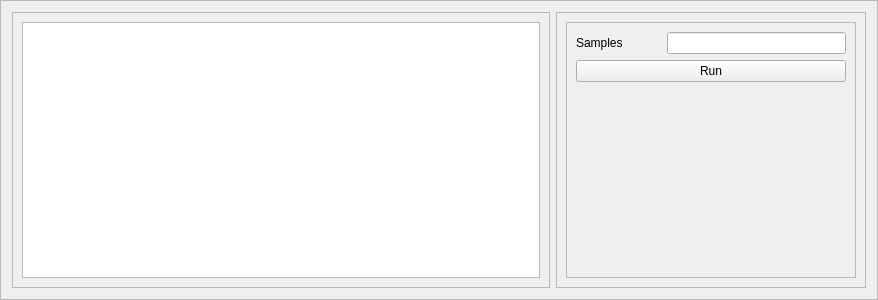
                <widget class="QFrame" name="frame_66">
                 <property name="frameShape">
                  <enum>QFrame::StyledPanel</enum>
                 </property>
                 <property name="frameShadow">
                  <enum>QFrame::Raised</enum>
                 </property>
                 <layout class="QGridLayout" name="gridLayout_45">
                  <item row="0" column="1">
                   <widget class="QFrame" name="frame_67">
                    <property name="minimumSize">
                     <size>
                      <width>310</width>
                      <height>276</height>
                     </size>
                    </property>
                    <property name="maximumSize">
                     <size>
                      <width>317</width>
                      <height>16777215</height>
                     </size>
                    </property>
                    <property name="frameShape">
                     <enum>QFrame::StyledPanel</enum>
                    </property>
                    <property name="frameShadow">
                     <enum>QFrame::Raised</enum>
                    </property>
                    <layout class="QGridLayout" name="gridLayout_87">
                     <item row="0" column="0">
                      <widget class="QFrame" name="frame_28">
                       <property name="frameShape">
                        <enum>QFrame::StyledPanel</enum>
                       </property>
                       <property name="frameShadow">
                        <enum>QFrame::Raised</enum>
                       </property>
                       <layout class="QGridLayout" name="gridLayout_88">
                        <item row="2" column="0">
                         <spacer name="verticalSpacer_4">
                          <property name="orientation">
                           <enum>Qt::Vertical</enum>
                          </property>
                          <property name="sizeHint" stdset="0">
                           <size>
                            <width>20</width>
                            <height>40</height>
                           </size>
                          </property>
                         </spacer>
                        </item>
                        <item row="0" column="0">
                         <layout class="QHBoxLayout" name="horizontalLayout_137">
                          <item>
                           <widget class="QLabel" name="label_144">
                            <property name="minimumSize">
                             <size>
                              <width>85</width>
                              <height>0</height>
                             </size>
                            </property>
                            <property name="text">
                             <string>Samples</string>
                            </property>
                           </widget>
                          </item>
                          <item>
                           <widget class="QLineEdit" name="samples_uncertainity">
                            <property name="alignment">
                             <set>Qt::AlignCenter</set>
                            </property>
                           </widget>
                          </item>
                         </layout>
                        </item>
                        <item row="1" column="0">
                         <widget class="QPushButton" name="run_uncertainity">
                          <property name="text">
                           <string>Run</string>
                          </property>
                         </widget>
                        </item>
                       </layout>
                      </widget>
                     </item>
                    </layout>
                   </widget>
                  </item>
                  <item row="0" column="0">
                   <widget class="QFrame" name="frame_27">
                    <property name="minimumSize">
                     <size>
                      <width>538</width>
                      <height>0</height>
                     </size>
                    </property>
                    <property name="frameShape">
                     <enum>QFrame::StyledPanel</enum>
                    </property>
                    <property name="frameShadow">
                     <enum>QFrame::Raised</enum>
                    </property>
                    <layout class="QGridLayout" name="gridLayout_59">
                     <item row="0" column="0">
                      <widget class="QTableWidget" name="table_uncertainity">
                       <property name="minimumSize">
                        <size>
                         <width>0</width>
                         <height>0</height>
                        </size>
                       </property>
                      </widget>
                     </item>
                    </layout>
                   </widget>
                  </item>
                 </layout>
                </widget>
